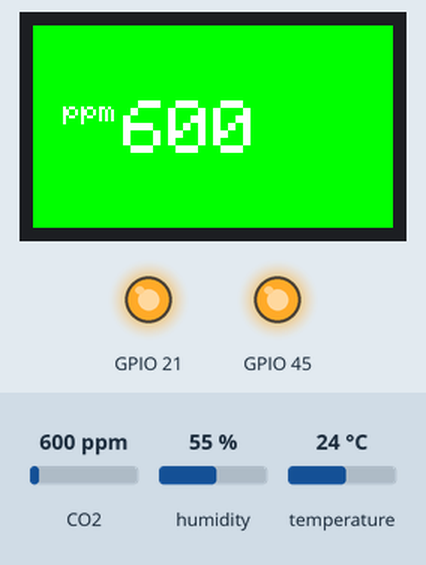
The sketch below on a simulated ESP32-S2. On the bench: 240×135 colour display, output pins drawn as LEDs (lit = HIGH). The test bench sets the inputs (shaded band); at power-on: CO2 600 ppm, humidity 55 %, temperature 24 °C. What the sketch prints to the serial monitor is not drawn.

Above: at 1.5 s.
1.6 s: CO2 set to 762 ppm
At 2.7 s:
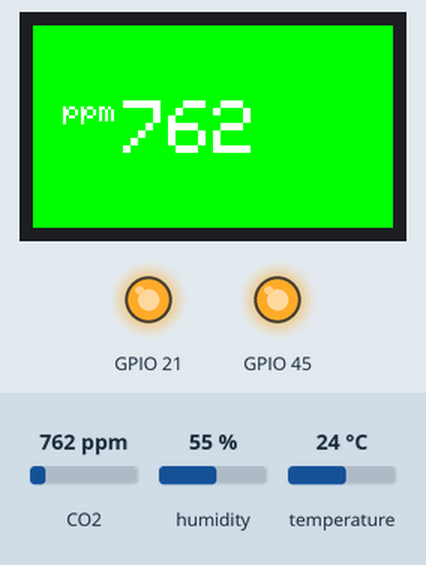
3.5 s: CO2 set to 817 ppm
At 4.2 s:
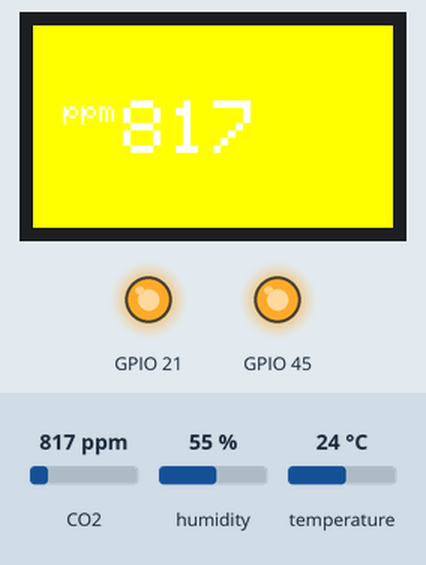
5.1 s: CO2 set to 973 ppm
At 5.8 s:
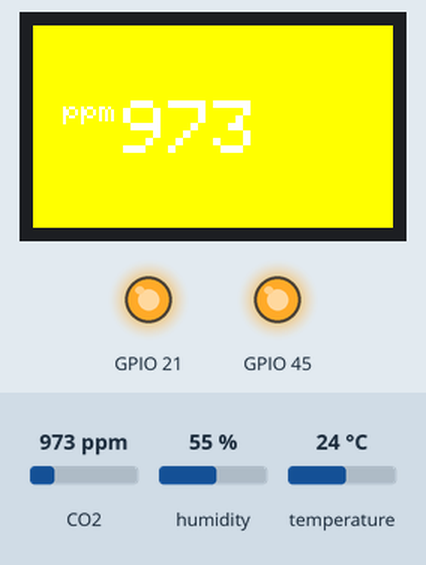
6.7 s: CO2 set to 1032 ppm
At 7.5 s:
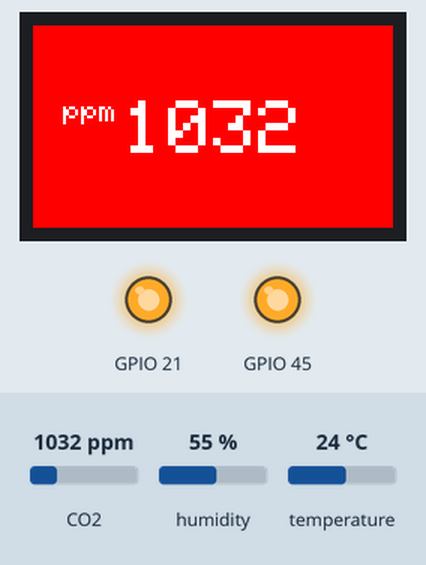
Timing chart, 0 to 9.3 s (numbered marks = the images above; inputs shaded):
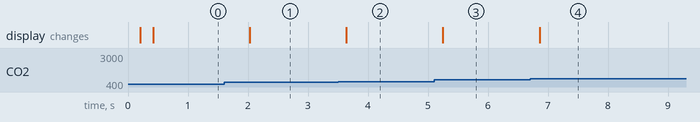

Measured:
- the behaviour switches between 799 and 800 ppm on CO2 (found by bisection; images 1 and 2)
- the behaviour switches between 999 and 1000 ppm on CO2 (found by bisection; images 3 and 4)
- after the input at 1.6 s, the display: changes after 0.43 s (image 1)
- after the input at 3.5 s, the display: changes after 0.14 s (image 2)
- after the input at 5.1 s, the display: changes after 0.15 s (image 3)
- after the input at 6.7 s, the display: changes after 0.16 s (image 4)

The sketch:

SCD30_esp32-s2-tft.ino
```cpp
#include <Wire.h>
#include <Adafruit_GFX.h>    // Core graphics library
#include <Adafruit_ST7789.h> // Hardware-specific library for ST7789
#include <SPI.h>
#include "SparkFun_SCD30_Arduino_Library.h" //Click here to get the library: http://librarymanager/All#SparkFun_SCD30

#define TFT_CS         7
#define TFT_RST        40
#define TFT_DC         39

#define TFT_MOSI 35  // Data out
#define TFT_SCLK 36  // Clock out

Adafruit_ST7789 tft = Adafruit_ST7789(TFT_CS, TFT_DC, TFT_MOSI, TFT_SCLK, TFT_RST);
SCD30 airSensor;

void setup()
{
  // I2C power management
  pinMode(21, OUTPUT);
  digitalWrite(21, HIGH);

  // TFT Backlight on
  pinMode(45, OUTPUT);
  digitalWrite(45, HIGH);

  delay (200);

  Serial.begin(115200);
  Serial.println("SCD30 Example");
  Wire.begin();


  if (airSensor.begin() == false)
  {
    Serial.println("Air sensor not detected. Please check wiring. Freezing...");
    while (1)
      ;
  }

  //The SCD30 has data ready every two seconds

  //initializer for 1.14" 240x135 TFT:
  tft.init(135, 240);           // Init ST7789 240x135

  //tft.setSPISpeed(40000000);
  tft.fillScreen(ST77XX_BLACK);

  tft.setTextWrap(false);
  tft.setRotation(3);
}

void loop()
{
  if (airSensor.dataAvailable())
  {
    Serial.print("co2(ppm):");
    Serial.print(airSensor.getCO2());

    Serial.print(" temp(C):");
    Serial.print(airSensor.getTemperature(), 1);

    Serial.print(" humidity(%):");
    Serial.print(airSensor.getHumidity(), 1);

    Serial.println();


    if (airSensor.getCO2() < 800){
      tft.fillScreen(ST77XX_GREEN);
    } else
       if (airSensor.getCO2() < 1000){
         tft.fillScreen(ST77XX_YELLOW);
       } else
          {
            tft.fillScreen(ST77XX_RED);
          }

    tft.setTextColor(ST77XX_WHITE);

    tft.setCursor(60, 50);
    tft.setTextSize(5);
    tft.println(airSensor.getCO2());

    tft.setCursor(20, 50);
    tft.setTextSize(2);
    tft.println("ppm");

  }
  else
    Serial.println("Waiting for new data");

  delay(500);
}
```
